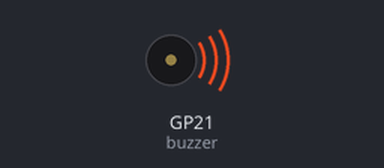
Recording of a program running on a simulated Raspberry Pi Pico running MicroPython. Parts: buzzer (waves = sounding). At 2.5 s the program stops and its outputs stay as they are.

Above: at 0.12 s.
At 2.14 s:
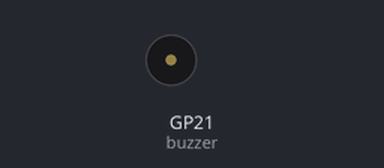
Timing chart, 0 to 3.0 s (numbered marks = the images above):
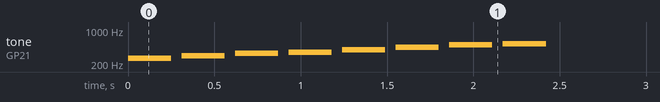

Measured:
- by itself, tone on GP21 (buzzer): plays 262 Hz for 0.25 s, 294 Hz for 0.25 s, 330 Hz for 0.25 s, 349 Hz for 0.25 s, 392 Hz for 0.25 s, 440 Hz for 0.25 s … (8 notes in this stretch)

The program:

04_escala.py
```python
from machine import Pin, PWM
import time

buzzer = PWM(Pin(21))

for nota in [262, 294, 330, 349, 392, 440, 494, 523]:
    buzzer.freq(nota)
    buzzer.duty_u16(9000)
    time.sleep_ms(250)
    buzzer.duty_u16(0)
    time.sleep_ms(60)
```
